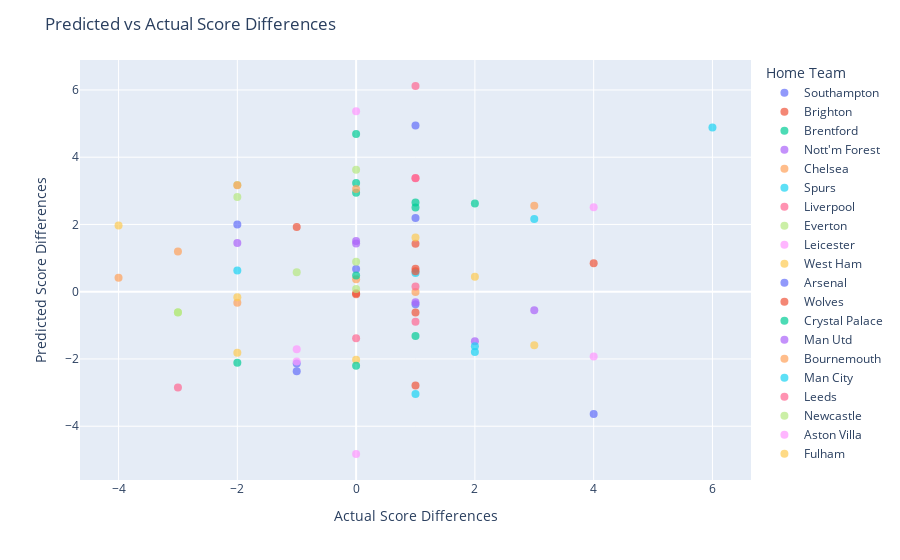

Notebook source saved alongside this figure:
### Code cell
import plotly.express as px

# Inside the evaluation section
with torch.no_grad():
    outputs = model(X_test_tensor, X_test_tensor[:, -2], X_test_tensor[:, -1])  # Pass team indices
    outputs = outputs.squeeze().numpy()  # Convert predictions to NumPy array
    y_test_np = y_test_tensor.numpy()  # Convert actual scores to NumPy array
    home_teams = label_encoder.inverse_transform(X_test['home_team'])  # Inverse transform encoded home team labels
    away_teams = label_encoder.inverse_transform(X_test['away_team'])  # Inverse transform encoded away team labels

    # Create a DataFrame with the data
    df = pd.DataFrame({
        'Actual Score Differences': y_test_np,
        'Predicted Score Differences': outputs,
        'Home Team': home_teams,
        'Away Team': away_teams
    })

    # Create an interactive scatter plot using Plotly Express
    fig = px.scatter(df, x='Actual Score Differences', y='Predicted Score Differences',
                     color='Home Team', hover_data=['Away Team'])
    fig.update_traces(marker=dict(size=8, opacity=0.7),
                      selector=dict(mode='markers'))
    fig.update_layout(title='Predicted vs Actual Score Differences',
                      xaxis_title='Actual Score Differences',
                      yaxis_title='Predicted Score Differences')
    fig.show()

### Figure 1 — Plotly figure (JSON) as saved in the notebook; plotly's stock layout.template omitted (floating-point values rounded to 4 significant figures)
{"data": [{"customdata": [["Spurs"], ["Brentford"], ["Chelsea"], ["Man Utd"], ["Everton"]], "hovertemplate": "Home Team=Southampton<br>Actual Score Differences=%{x}<br>Predicted Score Differences=%{y}<br>Away Team=%{customdata[0]}<extra></extra>", "legendgroup": "Southampton", "marker": {"color": "#636efa", "opacity": 0.7, "size": 8, "symbol": "circle"}, "mode": "markers", "name": "Southampton", "orientation": "v", "showlegend": true, "type": "scatter", "x": [0, -2, 1, -1, -1], "xaxis": "x", "y": [0.6732, 1.997, -0.3745, -2.137, -2.364], "yaxis": "y"}, {"customdata": [["Crystal Palace"], ["Man City"], ["West Ham"]], "hovertemplate": "Home Team=Brighton<br>Actual Score Differences=%{x}<br>Predicted Score Differences=%{y}<br>Away Team=%{customdata[0]}<extra></extra>", "legendgroup": "Brighton", "marker": {"color": "#EF553B", "opacity": 0.7, "size": 8, "symbol": "circle"}, "mode": "markers", "name": "Brighton", "orientation": "v", "showlegend": true, "type": "scatter", "x": [1, 0, 4], "xaxis": "x", "y": [0.6851, -0.07513, 0.8476], "yaxis": "y"}, {"customdata": [["Leicester"], ["Fulham"], ["Everton"], ["Nott'm Forest"], ["Wolves"]], "hovertemplate": "Home Team=Brentford<br>Actual Score Differences=%{x}<br>Predicted Score Differences=%{y}<br>Away Team=%{customdata[0]}<extra></extra>", "legendgroup": "Brentford", "marker": {"color": "#00cc96", "opacity": 0.7, "size": 8, "symbol": "circle"}, "mode": "markers", "name": "Brentford", "orientation": "v", "showlegend": true, "type": "scatter", "x": [0, 1, 0, 1, 0], "xaxis": "x", "y": [2.943, -1.316, 3.233, 2.503, 4.692], "yaxis": "y"}, {"customdata": [["Spurs"], ["Arsenal"], ["Brighton"]], "hovertemplate": "Home Team=Nott'm Forest<br>Actual Score Differences=%{x}<br>Predicted Score Differences=%{y}<br>Away Team=%{customdata[0]}<extra></extra>", "legendgroup": "Nott'm Forest", "marker": {"color": "#ab63fa", "opacity": 0.7, "size": 8, "symbol": "circle"}, "mode": "markers", "name": "Nott'm Forest", "orientation": "v", "showlegend": true, "type": "scatter", "x": [-2, 1, 2], "xaxis": "x", "y": [1.452, -0.3146, -1.474], "yaxis": "y"}, {"customdata": [["Leicester"], ["Wolves"], ["Brentford"], ["Spurs"]], "hovertemplate": "Home Team=Chelsea<br>Actual Score Differences=%{x}<br>Predicted Score Differences=%{y}<br>Away Team=%{customdata[0]}<extra></extra>", "legendgroup": "Chelsea", "marker": {"color": "#FFA15A", "opacity": 0.7, "size": 8, "symbol": "circle"}, "mode": "markers", "name": "Chelsea", "orientation": "v", "showlegend": true, "type": "scatter", "x": [1, 3, -2, 0], "xaxis": "x", "y": [-0.007237, 2.553, -0.3258, 0.371], "yaxis": "y"}, {"customdata": [["Fulham"], ["Brentford"], ["Man City"], ["Chelsea"], ["Southampton"]], "hovertemplate": "Home Team=Spurs<br>Actual Score Differences=%{x}<br>Predicted Score Differences=%{y}<br>Away Team=%{customdata[0]}<extra></extra>", "legendgroup": "Spurs", "marker": {"color": "#19d3f3", "opacity": 0.7, "size": 8, "symbol": "circle"}, "mode": "markers", "name": "Spurs", "orientation": "v", "showlegend": true, "type": "scatter", "x": [1, -2, 1, 2, 3], "xaxis": "x", "y": [0.5554, 0.6308, -3.039, -1.622, 2.161], "yaxis": "y"}, {"customdata": [["Nott'm Forest"], ["West Ham"], ["Leicester"]], "hovertemplate": "Home Team=Liverpool<br>Actual Score Differences=%{x}<br>Predicted Score Differences=%{y}<br>Away Team=%{customdata[0]}<extra></extra>", "legendgroup": "Liverpool", "marker": {"color": "#FF6692", "opacity": 0.7, "size": 8, "symbol": "circle"}, "mode": "markers", "name": "Liverpool", "orientation": "v", "showlegend": true, "type": "scatter", "x": [1, 1, 1], "xaxis": "x", "y": [6.117, 3.373, 3.382], "yaxis": "y"}, {"customdata": [["Brighton"], ["Aston Villa"], ["Wolves"], ["Newcastle"], ["Nott'm Forest"]], "hovertemplate": "Home Team=Everton<br>Actual Score Differences=%{x}<br>Predicted Score Differences=%{y}<br>Away Team=%{customdata[0]}<extra></extra>", "legendgroup": "Everton", "marker": {"color": "#B6E880", "opacity": 0.7, "size": 8, "symbol": "circle"}, "mode": "markers", "name": "Everton", "orientation": "v", "showlegend": true, "type": "scatter", "x": [-3, -2, -1, -3, 0], "xaxis": "x", "y": [-0.6132, 3.174, 0.582, -0.6204, 0.8939], "yaxis": "y"}, {"customdata": [["Arsenal"], ["Man City"], ["Nott'm Forest"]], "hovertemplate": "Home Team=Leicester<br>Actual Score Differences=%{x}<br>Predicted Score Differences=%{y}<br>Away Team=%{customdata[0]}<extra></extra>", "legendgroup": "Leicester", "marker": {"color": "#FF97FF", "opacity": 0.7, "size": 8, "symbol": "circle"}, "mode": "markers", "name": "Leicester", "orientation": "v", "showlegend": true, "type": "scatter", "x": [-1, -1, 4], "xaxis": "x", "y": [-2.074, -1.71, -1.924], "yaxis": "y"}, {"customdata": [["Newcastle"], ["Leicester"], ["Man City"], ["Wolves"], ["Chelsea"]], "hovertemplate": "Home Team=West Ham<br>Actual Score Differences=%{x}<br>Predicted Score Differences=%{y}<br>Away Team=%{customdata[0]}<extra></extra>", "legendgroup": "West Ham", "marker": {"color": "#FECB52", "opacity": 0.7, "size": 8, "symbol": "circle"}, "mode": "markers", "name": "West Ham", "orientation": "v", "showlegend": true, "type": "scatter", "x": [-4, -2, -2, 2, 0], "xaxis": "x", "y": [1.971, -0.1636, -1.816, 0.4414, -2.022], "yaxis": "y"}, {"customdata": [["Bournemouth"], ["Liverpool"], ["Everton"]], "hovertemplate": "Home Team=Arsenal<br>Actual Score Differences=%{x}<br>Predicted Score Differences=%{y}<br>Away Team=%{customdata[0]}<extra></extra>", "legendgroup": "Arsenal", "marker": {"color": "#636efa", "opacity": 0.7, "size": 8, "symbol": "circle"}, "mode": "markers", "name": "Arsenal", "orientation": "v", "showlegend": true, "type": "scatter", "x": [1, 1, 4], "xaxis": "x", "y": [4.943, 2.192, -3.636], "yaxis": "y"}, {"customdata": [["Southampton"], ["Nott'm Forest"], ["Fulham"], ["Spurs"], ["Chelsea"], ["Bournemouth"]], "hovertemplate": "Home Team=Wolves<br>Actual Score Differences=%{x}<br>Predicted Score Differences=%{y}<br>Away Team=%{customdata[0]}<extra></extra>", "legendgroup": "Wolves", "marker": {"color": "#EF553B", "opacity": 0.7, "size": 8, "symbol": "circle"}, "mode": "markers", "name": "Wolves", "orientation": "v", "showlegend": true, "type": "scatter", "x": [1, 1, 0, 1, 1, -1], "xaxis": "x", "y": [-2.79, 1.428, -0.04806, 0.6068, -0.6198, 1.924], "yaxis": "y"}, {"customdata": [["Nott'm Forest"], ["Arsenal"], ["Newcastle"], ["Bournemouth"], ["Leeds"]], "hovertemplate": "Home Team=Crystal Palace<br>Actual Score Differences=%{x}<br>Predicted Score Differences=%{y}<br>Away Team=%{customdata[0]}<extra></extra>", "legendgroup": "Crystal Palace", "marker": {"color": "#00cc96", "opacity": 0.7, "size": 8, "symbol": "circle"}, "mode": "markers", "name": "Crystal Palace", "orientation": "v", "showlegend": true, "type": "scatter", "x": [0, -2, 0, 2, 1], "xaxis": "x", "y": [0.4838, -2.111, -2.204, 2.626, 2.654], "yaxis": "y"}, {"customdata": [["Southampton"], ["Leicester"], ["Newcastle"]], "hovertemplate": "Home Team=Man Utd<br>Actual Score Differences=%{x}<br>Predicted Score Differences=%{y}<br>Away Team=%{customdata[0]}<extra></extra>", "legendgroup": "Man Utd", "marker": {"color": "#ab63fa", "opacity": 0.7, "size": 8, "symbol": "circle"}, "mode": "markers", "name": "Man Utd", "orientation": "v", "showlegend": true, "type": "scatter", "x": [0, 3, 0], "xaxis": "x", "y": [1.51, -0.5508, 1.436], "yaxis": "y"}, {"customdata": [["Arsenal"], ["Brighton"], ["West Ham"], ["Wolves"]], "hovertemplate": "Home Team=Bournemouth<br>Actual Score Differences=%{x}<br>Predicted Score Differences=%{y}<br>Away Team=%{customdata[0]}<extra></extra>", "legendgroup": "Bournemouth", "marker": {"color": "#FFA15A", "opacity": 0.7, "size": 8, "symbol": "circle"}, "mode": "markers", "name": "Bournemouth", "orientation": "v", "showlegend": true, "type": "scatter", "x": [-3, -2, -4, 0], "xaxis": "x", "y": [1.198, 3.163, 0.414, 3.053], "yaxis": "y"}, {"customdata": [["Nott'm Forest"], ["Brighton"]], "hovertemplate": "Home Team=Man City<br>Actual Score Differences=%{x}<br>Predicted Score Differences=%{y}<br>Away Team=%{customdata[0]}<extra></extra>", "legendgroup": "Man City", "marker": {"color": "#19d3f3", "opacity": 0.7, "size": 8, "symbol": "circle"}, "mode": "markers", "name": "Man City", "orientation": "v", "showlegend": true, "type": "scatter", "x": [6, 2], "xaxis": "x", "y": [4.884, -1.79], "yaxis": "y"}, {"customdata": [["Spurs"], ["Bournemouth"], ["Wolves"], ["Leicester"]], "hovertemplate": "Home Team=Leeds<br>Actual Score Differences=%{x}<br>Predicted Score Differences=%{y}<br>Away Team=%{customdata[0]}<extra></extra>", "legendgroup": "Leeds", "marker": {"color": "#FF6692", "opacity": 0.7, "size": 8, "symbol": "circle"}, "mode": "markers", "name": "Leeds", "orientation": "v", "showlegend": true, "type": "scatter", "x": [-3, 1, 1, 0], "xaxis": "x", "y": [-2.846, 0.1576, -0.8899, -1.382], "yaxis": "y"}, {"customdata": [["Arsenal"], ["Leicester"], ["Bournemouth"]], "hovertemplate": "Home Team=Newcastle<br>Actual Score Differences=%{x}<br>Predicted Score Differences=%{y}<br>Away Team=%{customdata[0]}<extra></extra>", "legendgroup": "Newcastle", "marker": {"color": "#B6E880", "opacity": 0.7, "size": 8, "symbol": "circle"}, "mode": "markers", "name": "Newcastle", "orientation": "v", "showlegend": true, "type": "scatter", "x": [-2, 0, 0], "xaxis": "x", "y": [2.817, 0.07929, 3.627], "yaxis": "y"}, {"customdata": [["Man City"], ["Wolves"], ["Brentford"]], "hovertemplate": "Home Team=Aston Villa<br>Actual Score Differences=%{x}<br>Predicted Score Differences=%{y}<br>Away Team=%{customdata[0]}<extra></extra>", "legendgroup": "Aston Villa", "marker": {"color": "#FF97FF", "opacity": 0.7, "size": 8, "symbol": "circle"}, "mode": "markers", "name": "Aston Villa", "orientation": "v", "showlegend": true, "type": "scatter", "x": [0, 0, 4], "xaxis": "x", "y": [-4.826, 5.363, 2.511], "yaxis": "y"}, {"customdata": [["Leeds"], ["Aston Villa"]], "hovertemplate": "Home Team=Fulham<br>Actual Score Differences=%{x}<br>Predicted Score Differences=%{y}<br>Away Team=%{customdata[0]}<extra></extra>", "legendgroup": "Fulham", "marker": {"color": "#FECB52", "opacity": 0.7, "size": 8, "symbol": "circle"}, "mode": "markers", "name": "Fulham", "orientation": "v", "showlegend": true, "type": "scatter", "x": [1, 3], "xaxis": "x", "y": [1.614, -1.59], "yaxis": "y"}], "layout": {"legend": {"title": {"text": "Home Team"}, "tracegroupgap": 0}, "margin": {"t": 60}, "title": {"text": "Predicted vs Actual Score Differences"}, "xaxis": {"anchor": "y", "domain": [0, 1], "title": {"text": "Actual Score Differences"}}, "yaxis": {"anchor": "x", "domain": [0, 1], "title": {"text": "Predicted Score Differences"}}}}
